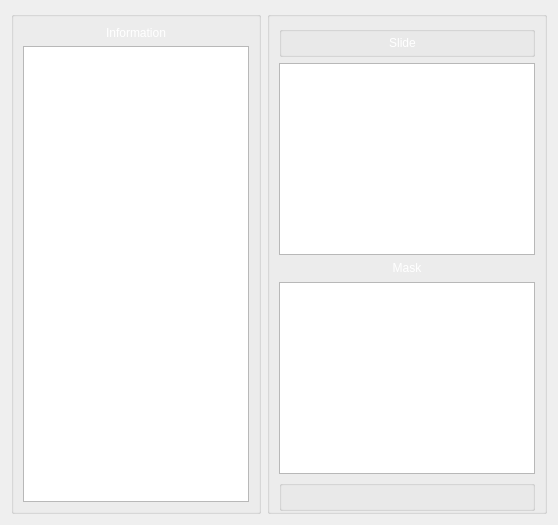
         <widget class="QWidget" name="tabLoad">
          <attribute name="title">
           <string>Detecting Brain</string>
          </attribute>
          <layout class="QHBoxLayout" name="horizontalLayout_8">
           <item>
            <widget class="QGroupBox" name="groupBox_4">
             <property name="maximumSize">
              <size>
               <width>250</width>
               <height>16777215</height>
              </size>
             </property>
             <property name="title">
              <string/>
             </property>
             <layout class="QVBoxLayout" name="verticalLayout_8">
              <item>
               <widget class="QLabel" name="lblDetecInfoTitle">
                <property name="text">
                 <string>&lt;html&gt;&lt;head/&gt;&lt;body&gt;&lt;p align=&quot;center&quot;&gt;&lt;span style=&quot; color:#ffffff;&quot;&gt;Information&lt;/span&gt;&lt;/p&gt;&lt;/body&gt;&lt;/html&gt;</string>
                </property>
               </widget>
              </item>
              <item>
               <widget class="QTextBrowser" name="lblDetecInfoContent">
                <property name="html">
                 <string>&lt;!DOCTYPE HTML PUBLIC &quot;-//W3C//DTD HTML 4.0//EN&quot; &quot;http://www.w3.org/TR/REC-html40/strict.dtd&quot;&gt;
&lt;html&gt;&lt;head&gt;&lt;meta name=&quot;qrichtext&quot; content=&quot;1&quot; /&gt;&lt;style type=&quot;text/css&quot;&gt;
p, li { white-space: pre-wrap; }
&lt;/style&gt;&lt;/head&gt;&lt;body style=&quot; font-family:'Ubuntu'; font-size:11pt; font-weight:400; font-style:normal;&quot;&gt;
&lt;p style=&quot; margin-top:0px; margin-bottom:0px; margin-left:0px; margin-right:0px; -qt-block-indent:0; text-indent:0px;&quot;&gt;&lt;span style=&quot; font-family:'MS Shell Dlg 2'; font-size:9pt; font-weight:600; color:#ffffff;&quot;&gt;Brain Detection Steps:&lt;/span&gt;&lt;/p&gt;
&lt;p style=&quot;-qt-paragraph-type:empty; margin-top:0px; margin-bottom:0px; margin-left:0px; margin-right:0px; -qt-block-indent:0; text-indent:0px;&quot;&gt;&lt;br /&gt;&lt;/p&gt;
&lt;p style=&quot; margin-top:0px; margin-bottom:0px; margin-left:0px; margin-right:0px; -qt-block-indent:0; text-indent:0px;&quot;&gt;&lt;span style=&quot; font-family:'MS Shell Dlg 2'; font-size:9pt; color:#ffffff;&quot;&gt;&lt;br /&gt;1- Load the slide in .mrxs format.&lt;br /&gt;&lt;br /&gt;2- Click on the Brain Detection Button.&lt;br /&gt;&lt;br /&gt;3- Choose the Section of Interest. &lt;br /&gt;&lt;br /&gt;4- Accept the selection&lt;/span&gt;&lt;/p&gt;&lt;/body&gt;&lt;/html&gt;</string>
                </property>
               </widget>
              </item>
             </layout>
            </widget>
           </item>
           <item>
            <widget class="QGroupBox" name="groupBox_5">
             <property name="styleSheet">
              <string notr="true">#groupBox_5{
color:rgb(46, 52, 54)}</string>
             </property>
             <property name="title">
              <string/>
             </property>
             <layout class="QVBoxLayout" name="verticalLayout_9">
              <property name="bottomMargin">
               <number>0</number>
              </property>
              <item>
               <widget class="QGroupBox" name="gboxBrain_2">
                <property name="title">
                 <string/>
                </property>
                <layout class="QVBoxLayout" name="verticalLayout_4">
                 <property name="leftMargin">
                  <number>0</number>
                 </property>
                 <property name="topMargin">
                  <number>0</number>
                 </property>
                 <property name="bottomMargin">
                  <number>0</number>
                 </property>
                 <item>
                  <widget class="QLabel" name="lblSlide">
                   <property name="text">
                    <string>&lt;html&gt;&lt;head/&gt;&lt;body&gt;&lt;p align=&quot;center&quot;&gt;&lt;span style=&quot; color:#ffffff;&quot;&gt;Slide&lt;/span&gt;&lt;/p&gt;&lt;/body&gt;&lt;/html&gt;</string>
                   </property>
                  </widget>
                 </item>
                </layout>
               </widget>
              </item>
              <item>
               <widget class="PhotoViewer" name="viewInput"/>
              </item>
              <item>
               <widget class="QLabel" name="lblMask">
                <property name="sizePolicy">
                 <sizepolicy hsizetype="Preferred" vsizetype="Fixed">
                  <horstretch>0</horstretch>
                  <verstretch>0</verstretch>
                 </sizepolicy>
                </property>
                <property name="minimumSize">
                 <size>
                  <width>0</width>
                  <height>15</height>
                 </size>
                </property>
                <property name="maximumSize">
                 <size>
                  <width>16777215</width>
                  <height>15</height>
                 </size>
                </property>
                <property name="text">
                 <string>&lt;html&gt;&lt;head/&gt;&lt;body&gt;&lt;p align=&quot;center&quot;&gt;&lt;span style=&quot; color:#ffffff;&quot;&gt;Mask&lt;/span&gt;&lt;/p&gt;&lt;/body&gt;&lt;/html&gt;</string>
                </property>
               </widget>
              </item>
              <item>
               <widget class="PhotoViewer" name="viewMask"/>
              </item>
              <item>
               <widget class="QGroupBox" name="gboxBrain_4">
                <property name="title">
                 <string/>
                </property>
                <layout class="QHBoxLayout" name="horizontalLayout_7">
                 <property name="leftMargin">
                  <number>0</number>
                 </property>
                 <property name="topMargin">
                  <number>0</number>
                 </property>
                 <property name="bottomMargin">
                  <number>0</number>
                 </property>
                </layout>
               </widget>
              </item>
             </layout>
            </widget>
           </item>
          </layout>
         </widget>
